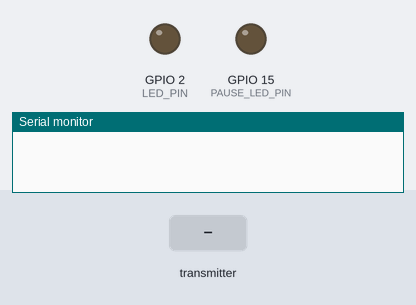
Recording of a sketch running on a simulated ESP32. Parts: output pins drawn as LEDs (lit = HIGH), the last lines printed to the serial monitor. The test bench sets the inputs (shaded band).

Above: at 1.2 s.
1.3 s: the transmitter starts sending ledState = 1
At 1.9 s:
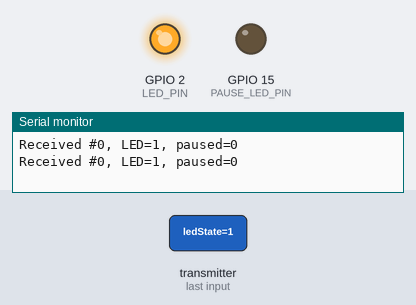
2.8 s: the transmitter starts sending paused = 1
At 3.1 s:
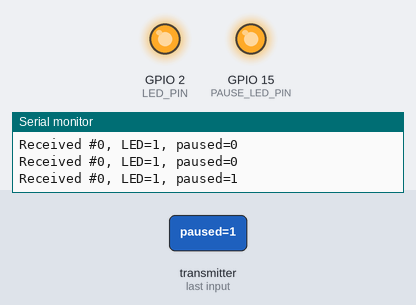
4.3 s: the transmitter starts sending ledState = 0
At 5.4 s:
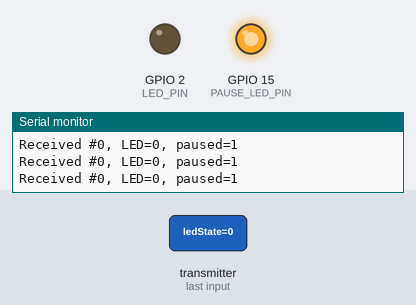
5.8 s: the transmitter starts sending paused = 0
At 6.6 s:
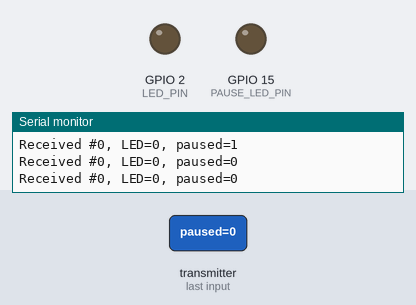
Timing chart, 0 to 8.3 s (numbered marks = the images above; inputs shaded):
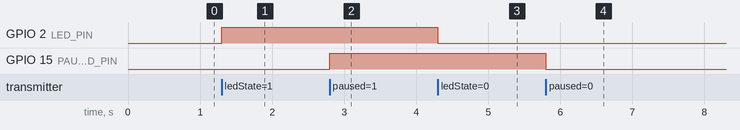

The sketch:

Receiver_sender_code_V3.ino
```cpp
//ardiuno Can catapult Reciever code - V3

#include <WiFi.h>
#include <esp_now.h>

#define LED_PIN 2          // blink LED
#define PAUSE_LED_PIN 15   // lights while the sender is paused

// Must match the sender exactly
typedef struct {
  int count;
  bool ledState;
  bool paused;
} Message;

Message msg;

// Runs automatically whenever a message arrives
// (on older ESP32 core 2.x, change the first parameter to: const uint8_t *mac)
void onReceive(const esp_now_recv_info_t *info, const uint8_t *data, int len) {
  memcpy(&msg, data, sizeof(msg));
  digitalWrite(LED_PIN, msg.ledState);
  digitalWrite(PAUSE_LED_PIN, msg.paused);
  Serial.printf("Received #%d, LED=%d, paused=%d\n", msg.count, msg.ledState, msg.paused);
}

void setup() {
  Serial.begin(115200);
  pinMode(LED_PIN, OUTPUT);
  pinMode(PAUSE_LED_PIN, OUTPUT);
  digitalWrite(PAUSE_LED_PIN, LOW);
  WiFi.mode(WIFI_STA);

  if (esp_now_init() != ESP_OK) {
    Serial.println("ESP-NOW init failed");
    return;
  }
  esp_now_register_recv_cb(onReceive);
}

void loop() {
  // nothing needed: the callback does the work
}
```

Measured:
- after the input at 1.3 s, GPIO 2 (LED_PIN): LOW → HIGH at once
- after the input at 2.8 s, GPIO 15 (PAUSE_LED_PIN): LOW → HIGH at once
- after the input at 4.3 s, GPIO 2 (LED_PIN): HIGH → LOW at once
- after the input at 5.8 s, GPIO 15 (PAUSE_LED_PIN): HIGH → LOW at once
